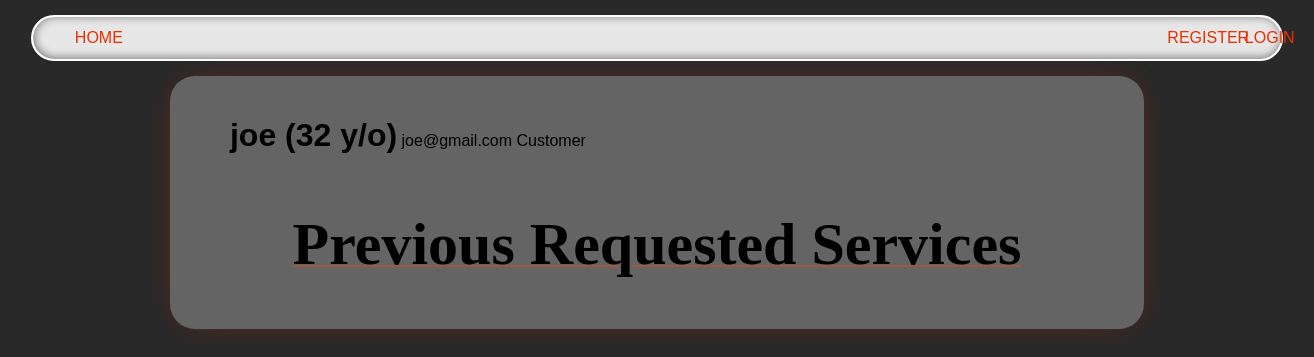
Page /customer/joe on the earlier database version.
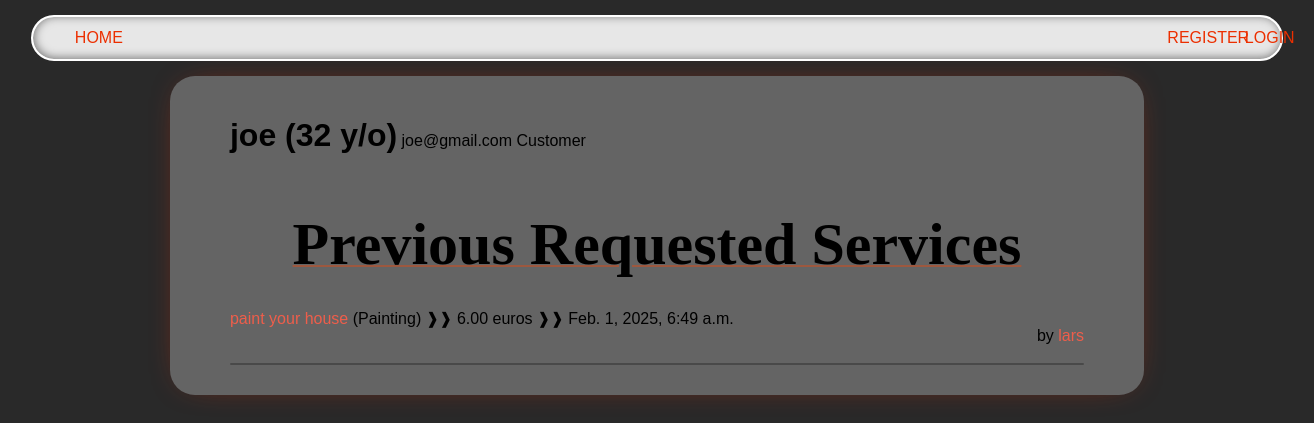
Same page on the later database version.
### users/models.py (models this page shows)
class User(AbstractUser):
    is_company = models.BooleanField(default=False)
    is_customer = models.BooleanField(default=False)
    email = models.CharField(max_length=100, unique=True)

### services/models.py (models this page shows, shortened)
class Service_Request(models.Model):
    id = models.AutoField(primary_key=True)
    user_id = models.IntegerField()
    service_id =models.IntegerField()
    adress = models.CharField(max_length=100)
    num_hour = models.DecimalField(decimal_places=1, max_digits=100)
    price_hour = models.DecimalField(decimal_places=2, max_digits=100)
    service_name= models.TextField()
    name_company= models.TextField()
    total_price = models.DecimalField(decimal_places=2, max_digits=100)
    field= models.TextField()
    date = models.DateTimeField(auto_now=True, null=False)

### netfix/views.py (the view)
# urls.py: path('customer/<slug:name>', v.customer_profile, name='customer_profile'),
def customer_profile(request, name):
    user = User.objects.get(username=name)
    service_request = Service_Request.objects.filter(user_id=user.id)  # Get all service requests made by this customer
    user_age = None
    if user.is_customer:
        customer = Customer.objects.get(user_id=user.id)
        birth_date = customer.birth
        user_age = calculate_age(birth_date)
    return render(request, 'users/profile.html', {'user': user, 'user_age': user_age, 'service_request': service_request})

### netfix/views.py (called while the page is built)
def calculate_age(birth_date):
    today = date.today()
    age = today.year - birth_date.year - ((today.month, today.day) < (birth_date.month, birth_date.day))
    return age

### users/templates/users/profile.html (shortened to what this page needs)
{% extends 'main/base.html' %}
{% block content %}
    {% if user.is_customer %}
        <div style="display: ruby;">
            <h1>{{ user.username }} ({{user_age}} y/o)</h1>
            <p>{{ user.email }}</p>
            <p style="float: right;">Customer</p>
        </div>
    {% else %}
        <div style="display: ruby;">
            <h1>{{ user.username }}</h1>
            <p> {{ user.email }}</p>
             <p style="float: right;"> Company : {{user_company}}</p>
        </div>
       {% endif %}
    {% if 'customer' in request.path %}
        <p class="title">Previous Requested Services</p>
    {% endif %}
    {% if user.is_customer %}
    {% for service_requests in service_request %}
            <div>
                <a href="/services/{{service_requests.service_id}}">{{service_requests.service_name}}</a> ({{service_requests.field}})
                <p style="margin: 0; display: inline-block;"> ❱❱ {{service_requests.total_price}} euros</p>
                <p style="margin: 0; display: inline-block;"> ❱❱ {{ service_requests.date }}</p>
                <p style="float: right; margin: 0;">
                    by <a href="/company/{{service_requests.name_company}}">{{service_requests.name_company}}</a>
                </p>
            </div>
            <div class="line"></div>
        {% endfor %}
        {% endif %}
{% endblock %}

### main/templates/main/base.html (shortened to what this page needs)
{% load static %}
<!DOCTYPE html>
<html lang="en">
  <head>
    <link
      rel="stylesheet"
      type="text/css"
      href="{% static 'css/style.css' %}"
    />
  </head>
  <body>
    {% include 'main/navbar.html' %}
    <div class='content'>
      {% block content %} replace me {% endblock %}
    </div>
  </body>
</html>

### main/templates/main/navbar.html
<nav class="navbar">
    <ul>
        <li><a href="/">Home</a></li>
        {% if request.user.is_authenticated %}
        <li>
            <a href="/services/">Services</a>
            <ul>
                <li><a href="/services/air-conditioner">Air Conditioner</a></li>
                <li><a href="/services/carpentry">Carpentry</a></li>
                <li><a href="/services/electricity">Electricity</a></li>
                <li><a href="/services/gardening">Gardening</a></li>
                <li><a href="/services/home-machines">Home Machines</a></li>
                <li><a href="/services/house-keeping">House Keeping</a></li>
                <li><a href="/services/interior-design">Interior Design</a></li>
                <li><a href="/services/locks">Locks</a></li>
                <li><a href="/services/painting">Painting</a></li>
                <li><a href="/services/plumbing">Plumbing</a></li>
                <li><a href="/services/water-heaters">Water Heaters</a></li>
            </ul>
        </li>
        {% if request.user.is_customer %}
        <li><a href="/customer/{{ request.user.username }}">Profile</a></li>
      {% elif request.user.is_company %}
        <li><a href="/company/{{ request.user.username }}">Profile</a></li>
      {% endif %}
        <li class="g2"><a href="/logout">Logout</a></li>
    {% else %}
        <li class="g2"><a href="{% url 'login_view' %}">Login</a></li>
        <li class="last_navbar"><a href="{% url 'register' %}">Register</a></li>
    {% endif %}
    </ul>
</nav>

### static/css/style.css (style rules this page uses)
body { background: #292929; font-family: 'Lexend Exa', sans-serif; padding: 0; margin: 0; }
a { color: #ee5e4b; text-decoration: none; }
.content { background-color: #646464; margin: 0 auto; width: 65%; padding: 20px 60px; box-shadow: 0px 0px 35px -20px #ec2f00; border-radius: 25px; }
.content p { text-align: center; margin: 30px 0px; white-space: pre-line; }
.title { text-align: center; font-family: 'Times New Roman', Times, serif; font-size: 60px; font-weight: bold; text-decoration: 2px underline; text-decoration-color: rgba(255, 68, 0, 0.37); }
.navbar { position: sticky; top: 15px; box-shadow: inset 1px -1px 10px rgb(116, 116, 116); border: 2px solid white; border-radius: 30px; animation: slide-in 1s ease-out; background-color: #e7e7e7; width: 95%; margin: 0 auto; margin-bottom: 30px; }
.navbar ul { position: relative; display: flex; flex: 1 1 auto; margin: 0; padding: 0 30px; list-style-type: none; }
.navbar ul li:not(:last-child) { margin-right: 40px; }
.navbar ul li { border: 2px solid transparent; border-radius: 5px; padding: 10px; transition: background 0.2s; }
.navbar ul li a { color: #ec2f00; text-decoration: none; text-transform: uppercase; transition: color 0.2s; }
.last_navbar { right: 0; position: absolute; margin-right: 20px; }
.g2 { position: absolute; left: 1200px; }
.line { width: 100%; margin: 0 auto; height: 2px; background-color: #00000044; border-radius: 20px; margin-bottom: 10px; margin-top: 35px; }

Differences in the rows shown:
added Service_Request: service_name "paint your house", field "Painting", total_price "6.00", date "Feb. 1, 2025, 6:49 a.m.", name_company "lars"
